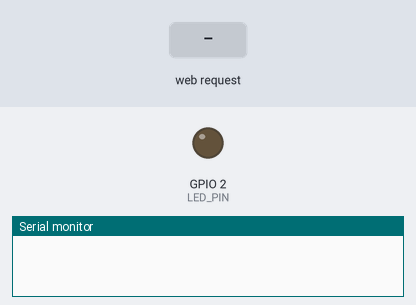
Simulated run of this sketch. Board: ESP8266 (NodeMCU). On the bench: output pins drawn as LEDs (lit = HIGH), the last lines printed to the serial monitor. The test bench sets the inputs (shaded band).

Above: at 1.2 s.
1.3 s: HTTP request GET /LED=ON received
At 1.8 s:
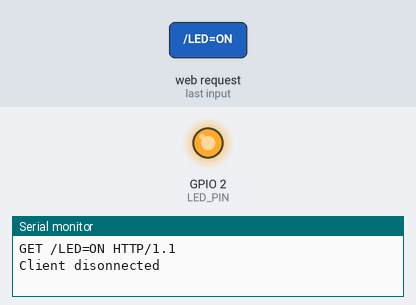
2.8 s: HTTP request GET /LED=OFF received
At 4.1 s:
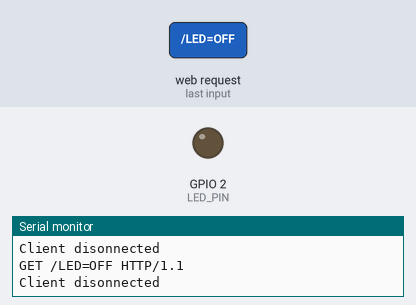
Timing chart, 0 to 5.8 s (numbered marks = the images above; inputs shaded):
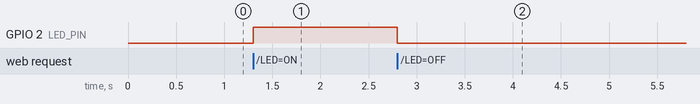

Measured:
- after the input at 1.3 s, GPIO 2 (LED_PIN): LOW → HIGH at once
- after the input at 2.8 s, GPIO 2 (LED_PIN): HIGH → LOW at once

The sketch:

Wifi_ap_3.ino
```cpp
#include <ESP8266WiFi.h>

// WiFi Definitions //
const char WiFiAPPSK[] = "MyWiFiAP";
// Pin Definitions //
const int LED_PIN = 2; // Thing's onboard, green LED
// Web Server on Port 80 or http
WiFiServer server(80);

void setup()
{
  initHardware();
  setupWiFi();
  server.begin();
}

void loop()
{
  // Check if a client has connected
  WiFiClient client = server.available();
  if (!client) {
    return;
  }

  // Read the first line of the req
  String req = client.readStringUntil('\r');
  Serial.println(req);
  client.flush();

 // Match the req

int value;
if (req.indexOf("/LED=ON") != -1) {
digitalWrite(LED_PIN, HIGH);
value = HIGH;
} else if(req.indexOf("/LED=OFF") != -1){
digitalWrite(LED_PIN, LOW);
value = LOW;
}

// Set LED_PIN according to the req
//digitalWrite(LED_PIN, value);


  // Return the response
  client.println("HTTP/1.1 200 OK");
  client.println("Content-Type: text/html");
  client.println(""); //  do not forget this one
  client.println("<!DOCTYPE HTML>");
  client.println("<html>");

  client.print("Led pin is now: ");

  if(value == HIGH) {
    client.print("On");
  } else {
    client.print("Off");
  }
  client.println("<br><br>");
  client.println("Click <a href=\"/LED=ON\">here</a> turn the LED on pin 5 ON<br>");
  client.println("Click <a href=\"/LED=OFF\">here</a> turn the LED on pin 5 OFF<br>");
  client.println("</html>");

  delay(1);
  Serial.println("Client disonnected");
  Serial.println("");

}

void setupWiFi()
{
  WiFi.mode(WIFI_AP);

  // Do a little work to get a unique-ish name. Append the
  // last two bytes of the MAC (HEX'd) to "Thing-":
  uint8_t mac[WL_MAC_ADDR_LENGTH];
  WiFi.softAPmacAddress(mac);
  String macID = String(mac[WL_MAC_ADDR_LENGTH - 2], HEX) +
                 String(mac[WL_MAC_ADDR_LENGTH - 1], HEX);
  macID.toUpperCase();
  String AP_NameString = "ESP8266 " + macID;

  char AP_NameChar[AP_NameString.length() + 1];
  memset(AP_NameChar, 0, AP_NameString.length() + 1);

  for (int i=0; i<AP_NameString.length(); i++)
    AP_NameChar[i] = AP_NameString.charAt(i);

  WiFi.softAP(AP_NameChar, WiFiAPPSK);
}

void initHardware()
{
  Serial.begin(115200);
  pinMode(LED_PIN, OUTPUT);
  digitalWrite(LED_PIN, LOW);
}
```
